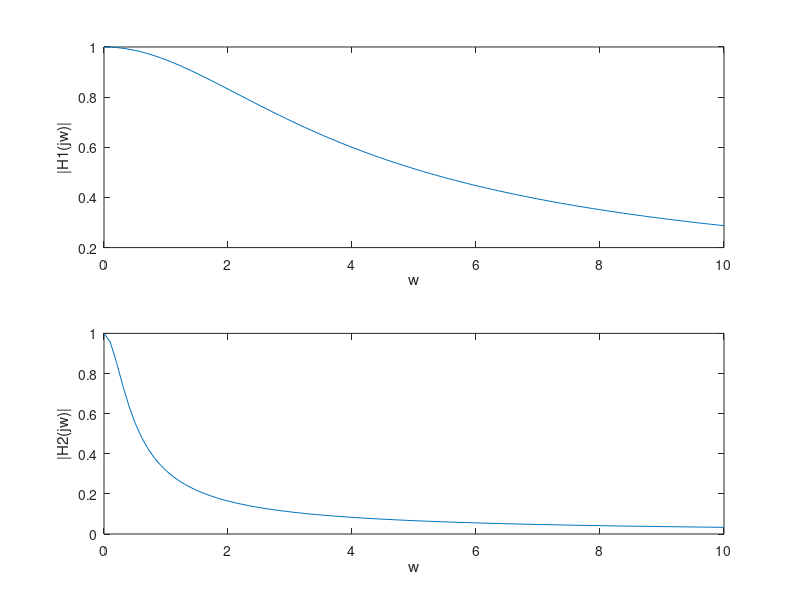

Recreate this plot in MATLAB. (Note: this script raises an error after producing the figure.)
% Part2.m
% Author: Charles Yang
% Signal&System 4.4 (a)(b)(c)(d)(e)
%% (b)
a1=[1 3];
b1=3;
a2=[1 1/3];
b2=1/3;
w=linspace(0,10);
H1=freqs(b1,a1,w);
H2=freqs(b2,a2,w);
figure;
subplot(211);plot(w,abs(H1));xlabel('w');ylabel('|H1(jw)|');
subplot(212);plot(w,abs(H2));xlabel('w');ylabel('|H2(jw)|');
%% (c)
t=linspace(0,5);
h1=impulse(b1,a1,t);
h2=impulse(b2,a2,t);
figure;
subplot(211);plot(w,h1);xlabel('t');ylabel('h1(t)');
subplot(212);plot(w,h2);xlabel('t');ylabel('h2(t)');